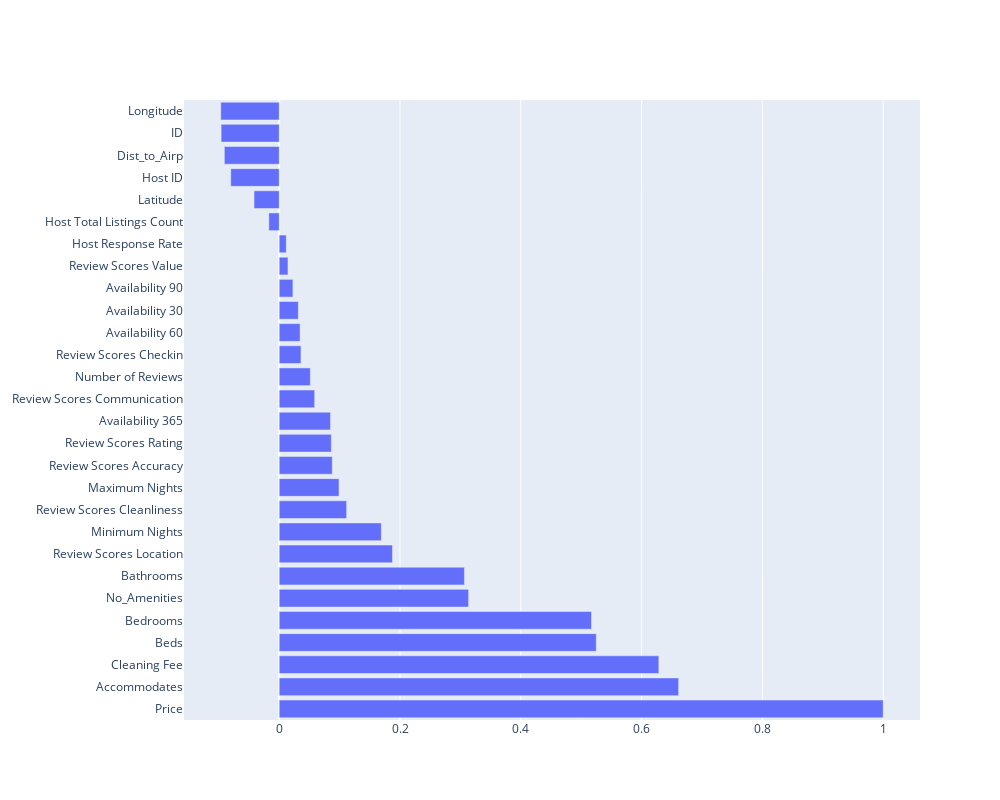

The cell this chart's notebook holds for it:
### Code cell
#Finding the coorelation between Price and other attribute
corr_match = df.corrwith(df['Price'],method = 'spearman')

#Converting it to a dataframe
corr_df = pd.DataFrame(corr_match).sort_values(by=0,ascending=False)

#Resetting the index to plot the values
corr_df.reset_index(inplace = True)

#Plotting the coorelation values
import plotly.graph_objects as go

fig = go.Figure(go.Bar(
            x=corr_df[0],
            y=corr_df['index'],
            orientation='h',
            ))
fig.update_layout(
    autosize=False,
    width=1000,
    height=800)

fig.show()

### Figure 1 — Plotly figure (JSON) as saved in the notebook; plotly's stock layout.template omitted (floating-point values rounded to 4 significant figures)
{"data": [{"orientation": "h", "type": "bar", "x": [1, 0.6613, 0.6285, 0.5249, 0.517, 0.3136, 0.3067, 0.1875, 0.1691, 0.1116, 0.09896, 0.08782, 0.08627, 0.08486, 0.05869, 0.05148, 0.03601, 0.03456, 0.0316, 0.02271, 0.01449, 0.01164, -0.0172, -0.0417, -0.08026, -0.09085, -0.09619, -0.09672], "y": ["Price", "Accommodates", "Cleaning Fee", "Beds", "Bedrooms", "No_Amenities", "Bathrooms", "Review Scores Location", "Minimum Nights", "Review Scores Cleanliness", "Maximum Nights", "Review Scores Accuracy", "Review Scores Rating", "Availability 365", "Review Scores Communication", "Number of Reviews", "Review Scores Checkin", "Availability 60", "Availability 30", "Availability 90", "Review Scores Value", "Host Response Rate", "Host Total Listings Count", "Latitude", "Host ID", "Dist_to_Airp", "ID", "Longitude"]}], "layout": {"autosize": false, "height": 800, "width": 1000}}
